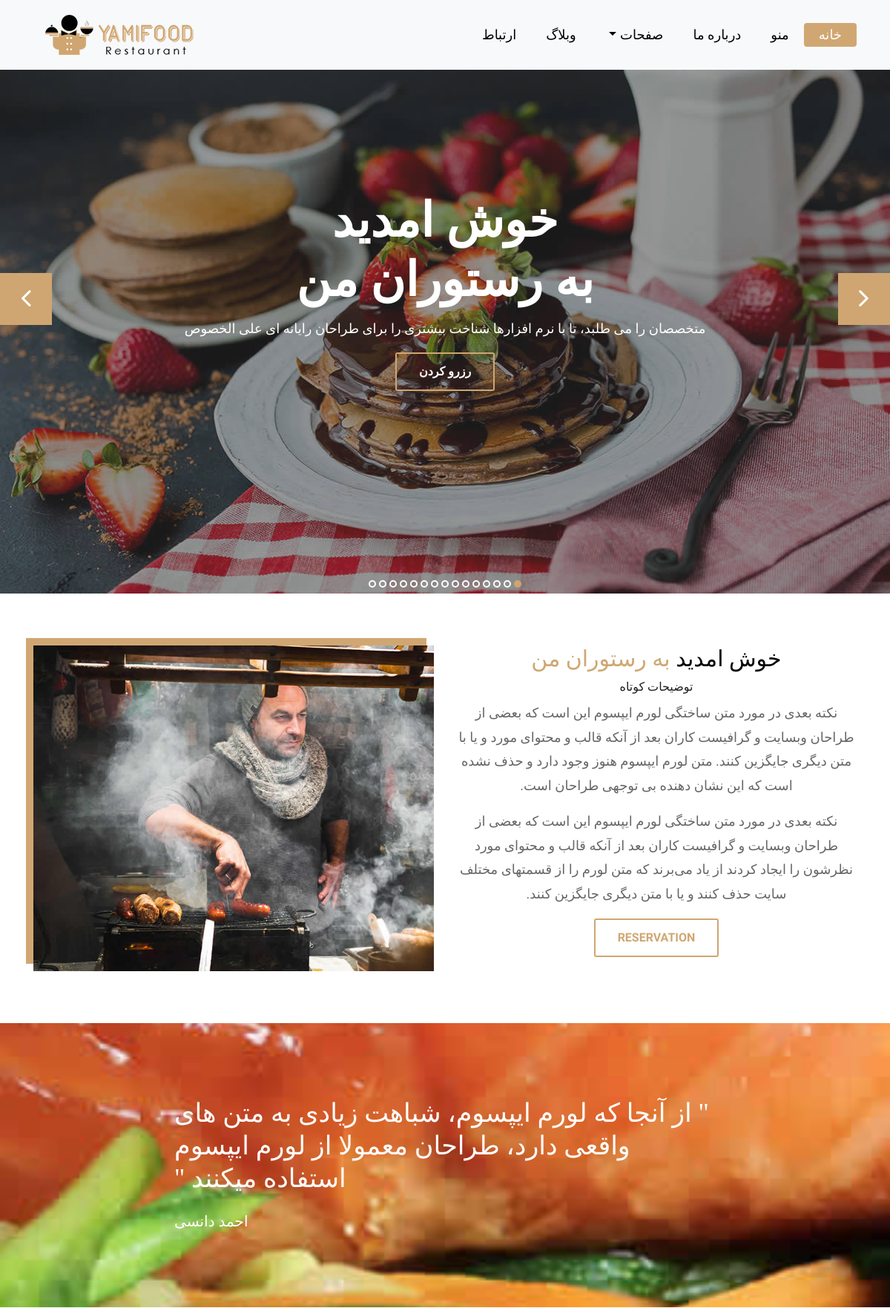
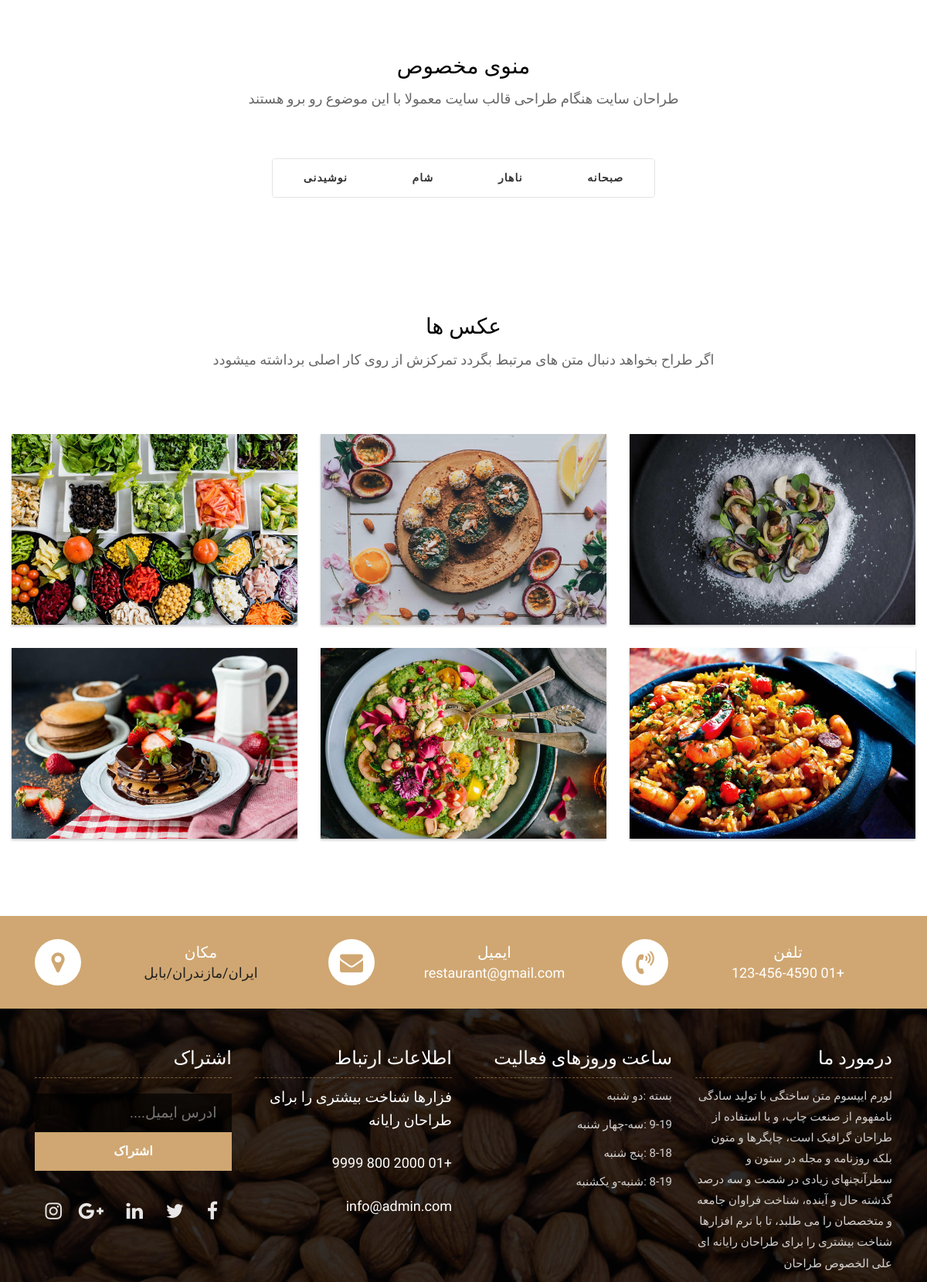
The page / on the database its author committed (2 pictures, top to bottom).
### food/models.py (models this page shows, shortened)
class Food(models.Model):
    category=models.ForeignKey(CategoryFood,related_name="category",on_delete=models.CASCADE)
    name=models.CharField(max_length=30)
    image=models.ImageField(upload_to="image/food/%Y/%m/%d/")
    price=models.PositiveIntegerField()
    discription=models.TextField()
    rate=models.IntegerField()
    time=models.DateTimeField()
    pub_date=models.DateTimeField()
    class Meta:
        ordering=['-pub_date']
        verbose_name_plural="غذا"

class CategoryFood(models.Model):
    name=models.CharField(max_length=30)
    slug=models.SlugField(unique=True)
    class Meta:
        verbose_name_plural="  دسته بندی غدا "

### food/views.py (the view)
# urls.py: path("",fod_cate_item_view,name="foodlist"),
def fod_cate_item_view(request,id=None):
    food2=None
    category2=None
    if id:
        category2=CategoryFood.objects.get(id=id)
        food2=Food.objects.filter(category=category2)
    category=CategoryFood.objects.all()
    foods=Food.objects.all()
    context={"food2":food2,"category":category,"foods":foods,"category2":category2}
    return render(request,"food/food.html",context)

### templates/food/food.html (shortened to what this page needs)
{% extends "base.html" %}
{% load static %}
{% block content %}
<div id="slides" class="cover-slides">
    <ul class="slides-container">
         {% for food in foods %}
          <li class="text-center">
            <img src="{{food.image.url}}" alt="">
            <div class="container">
                <div class="row">
                    <div class="col-md-12">
                        <h1 class="m-b-20"><strong>خوش امدید <br> به رستوران من</strong></h1>
                        <p class="m-b-40"> متخصصان را می طلبد، تا با نرم افزارها شناخت بیشتری را برای طراحان رایانه ای علی الخصوص </p>
                        <p><a class="btn btn-lg btn-circle btn-outline-new-white" href="#">رزرو کردن</a></p>
                    </div>
                </div>
            </div>
        </li>
        {% endfor %}
    </ul>
    <div class="slides-navigation">
        <a href="#" class="next"><i class="fa fa-angle-right" aria-hidden="true"></i></a>
        <a href="#" class="prev"><i class="fa fa-angle-left" aria-hidden="true"></i></a>
    </div>
</div>
<div class="about-section-box">
    <div class="container">
        <div class="row">
            <div class="col-lg-6 col-md-6 col-sm-12 text-center">
                <div class="inner-column rtl">
                    <h1>  خوش امدید <span>به رستوران من </span></h1>
                    <h4>توضیحات کوتاه</h4>
                    <p>نکته بعدی در مورد متن ساختگی لورم ایپسوم این است که بعضی از طراحان وبسایت و گرافیست کاران بعد از آنکه قالب و محتوای مورد و یا با متن دیگری جایگزین کنند. متن لورم ایپسوم هنوز وجود دارد و حذف نشده است که این نشان دهنده بی توجهی طراحان است. </p>
                    <p>نکته بعدی در مورد متن ساختگی لورم ایپسوم این است که بعضی از طراحان وبسایت و گرافیست کاران بعد از آنکه قالب و محتوای مورد نظرشون را ایجاد کردند از یاد می‌برند که متن لورم را از قسمتهای مختلف سایت حذف کنند و یا با متن دیگری جایگزین کنند.
                    </p>
                    <a class="btn btn-lg btn-circle btn-outline-new-white" href="#">Reservation</a>
                </div>
            </div>
            <div class="col-lg-6 col-md-6 col-sm-12">
                <img src="{% static 'images/about-img.jpg' %}" alt="" class="img-fluid">
            </div>
        </div>
    </div>
</div>
<div class="qt-box qt-background">
    <div class="container">
        <div class="row">
            <div class="col-md-8 ml-auto mr-auto text-left">
                <p class="lead ">
                    " از آنجا که لورم ایپسوم، شباهت زیادی به متن های واقعی دارد، طراحان معمولا از لورم ایپسوم استفاده میکنند "
                </p>
                <span class="lead">  احمد دانسی  </span>
            </div>
        </div>
    </div>
</div>
<div class="menu-box">
    <div class="container ">
        <div class="row">
            <div class="col-lg-12">
                <div class="heading-title text-center">
                    <h2>منوی مخصوص</h2>
                    <p>  طراحان سایت هنگام طراحی قالب سایت معمولا با این موضوع رو برو هستند    </p>
                </div>
            </div>
        </div>
        <div class="row">
            <div class="col-lg-12">
                <div class="special-menu text-center">
                    <div class="button-group filter-button-group">
                        {% for cate in category %}
                            <a href="{% url 'food:foodcategory' cate.id %}"><button  >{{cate.name}}</button></a>
                        {% endfor %}
                    </div>
                </div>
            </div>
        </div>
    </div>
</div>
<div class="gallery-box">
    <div class="container-fluid">
        <div class="row">
            <div class="col-lg-12">
                <div class="heading-title text-center">
                    <h2>  عکس ها  </h2>
                    <p>    اگر طراح بخواهد دنبال متن های مرتبط بگردد تمرکزش از روی کار اصلی برداشته میشودد  </p>
                </div>
            </div>
        </div>
        <div class="tz-gallery">
            <div class="row">
                <div class="col-sm-12 col-md-4 col-lg-4">
                    <a class="lightbox" href="{% static 'images/gallery-img-01.jpg' %}">
                        <img class="img-fluid" src="{% static 'images/gallery-img-01.jpg' %}" alt="Gallery Images">
                    </a>
                </div>
                <div class="col-sm-6 col-md-4 col-lg-4">
                    <a class="lightbox" href="{% static 'images/gallery-img-02.jpg' %}">
                        <img class="img-fluid" src="{% static 'images/gallery-img-02.jpg' %}" alt="Gallery Images">
                    </a>
                </div>
                <div class="col-sm-6 col-md-4 col-lg-4">
                    <a class="lightbox" href="{% static 'images/gallery-img-03.jpg' %}">
                        <img class="img-fluid" src="{% static 'images/gallery-img-03.jpg' %}" alt="Gallery Images">
                    </a>
                </div>
                <div class="col-sm-12 col-md-4 col-lg-4">
                    <a class="lightbox" href="{% static 'images/gallery-img-04.jpg' %}">
                        <img class="img-fluid" src="{% static 'images/gallery-img-04.jpg' %}" alt="Gallery Images">
                    </a>
                </div>
                <div class="col-sm-6 col-md-4 col-lg-4">
                    <a class="lightbox" href="{% static 'images/gallery-img-05.jpg' %}">
                        <img class="img-fluid" src="{% static 'images/gallery-img-05.jpg' %}" alt="Gallery Images">
                    </a>
                </div>
                <div class="col-sm-6 col-md-4 col-lg-4">
                    <a class="lightbox" href="{% static 'images/gallery-img-06.jpg' %}">
                        <img class="img-fluid" src="{% static 'images/gallery-img-06.jpg' %}" alt="Gallery Images">
                    </a>
                </div>
            </div>
        </div>
    </div>
</div>
{% endblock content %}

### static/css/style.css (style rules this page uses)
body { color: #666666; font-size: 15px; font-family: 'Athiti', sans-serif; line-height: 1.80857; }
a { color: #1f1f1f; text-decoration: none !important; outline: none !important; -webkit-transition: all .3s ease-in-out; -moz-transition: all .3s ease-in-out; -ms-transition: all .3s ease-in-out; -o-transition: all .3s ease-in-out; transition: all .3s ease-in-out; }
h1, h2, h3, h4, h5, h6 { letter-spacing: 0; font-weight: normal; position: relative; padding: 0 0 10px 0; font-weight: normal; line-height: 120% !important; color: #1f1f1f; margin: 0 }
h1 { font-size: 24px }
h2 { font-size: 22px }
h4 { font-size: 16px }
a { color: #1f1f1f; text-decoration: none; outline: none; }
a, .btn { text-decoration: none !important; outline: none !important; -webkit-transition: all .3s ease-in-out; -moz-transition: all .3s ease-in-out; -ms-transition: all .3s ease-in-out; -o-transition: all .3s ease-in-out; transition: all .3s ease-in-out; }
.lead { font-size: 18px; line-height: 30px; color: #767676; margin: 0; padding: 0; }
ul, li, ol { list-style: none; margin: 0px; padding: 0px; }
.cover-slides { height: 100vh; }
.slides-navigation a { background: #cfa671; position: absolute; height: 70px; width: 70px; top: 50%; font-size: 20px; display: block; color: #fff; line-height: 80px; text-align: center; transition: all .3s ease-in-out; }
.slides-navigation a i { font-size: 40px; }
.cover-slides .container { height: 100%; position: relative; z-index: 2; }
.cover-slides .container > .row { -webkit-box-align: center; -ms-flex-align: center; align-items: center; }
.cover-slides .container > .row { height: 100%; }
.btn { text-transform: uppercase; padding: 19px 36px; }
.btn { display: inline-block; font-weight: 600; text-align: center; white-space: nowrap; vertical-align: middle; -webkit-user-select: none; -moz-user-select: none; -ms-user-select: none; user-select: none; border: 2px solid transparent; padding: 12px 30px; font-size: 16px; line-height: 1.5; border-radius: .1875rem; transition: color .15s ease-in-out, background-color .15s ease-in-out, border-color .15s ease-in-out, box-shadow .15s ease-in-out; }
.btn-outline-new-white { color: #fff; background-color: transparent; background-image: none; border-color: #cfa671; }
.cover-slides h1 { font-family: 'Arbutus Slab', serif; font-weight: 500; font-size: 64px; color: #fff; }
.cover-slides p { font-size: 18px; color: #fff; }
.about-section-box { padding: 70px 0px; }
.about-section-box .img-fluid { box-shadow: -10px -10px 0px #d0a772; }
.inner-column h1 { font-family: 'Arbutus Slab', serif; font-size: 30px; color: #010101; }
.inner-column h1 span { color: #d0a772; }
.inner-column h4 { font-size: 16px; font-weight: 500; }
.inner-column p { font-size: 18px; }
.inner-column .btn-outline-new-white { color: #d0a772; }
.qt-background { background: url(../images/qt-bg.jpg) no-repeat; background-size: cover; padding: 100px 0; background-attachment: fixed; background-position: center center; position: relative; }
.qt-background p { font-size: 35px; font-weight: 300; line-height: 44px; color: #fff; font-family: 'Arbutus Slab', serif; margin-bottom: 20px; }
.qt-background span { color: #fff; font-size: 20px; font-weight: 500; }
.menu-box { padding: 70px 0px; }
.heading-title { margin-bottom: 50px; }
.heading-title h2 { color: #010101; font-size: 28px; font-family: 'Arbutus Slab', serif; }
.heading-title p { font-size: 18px; font-weight: 200; margin: 0px; }
.filter-button-group { border: 1px solid #e4e4e4; border-radius: 4px; margin: 10px 15px; display: inline-block; }
.filter-button-group button { color: #333; letter-spacing: 1px; text-transform: uppercase; font-weight: 600; font-size: 14px; cursor: pointer; background: #fff; padding: 12px 40px; border: none; border-radius: 4px; }
.gallery-box { padding: 70px 0px; }
.tz-gallery { margin-top: 30px; }
.tz-gallery .lightbox img { width: 100%; margin-bottom: 30px; transition: 0.2s ease-in-out; box-shadow: 0 2px 3px rgba(0,0,0,0.2); }

### static/css/superslides.css (style rules this page uses)
#slides { position: relative; }
#slides .slides-container { display: none; }
.slides-navigation { margin: 0 auto; position: absolute; z-index: 3; top: 46%; width: 100%; }
.slides-navigation a { position: absolute; display: block; }
.slides-navigation a.prev { left: 0; }
.slides-navigation a.next { right: 0; }

### rows shown on the page
Food: image (picture)
CategoryFood: name "صبحانه"
CategoryFood: name "ناهار"
CategoryFood: name "شام"
CategoryFood: name "نوشیدنی"
